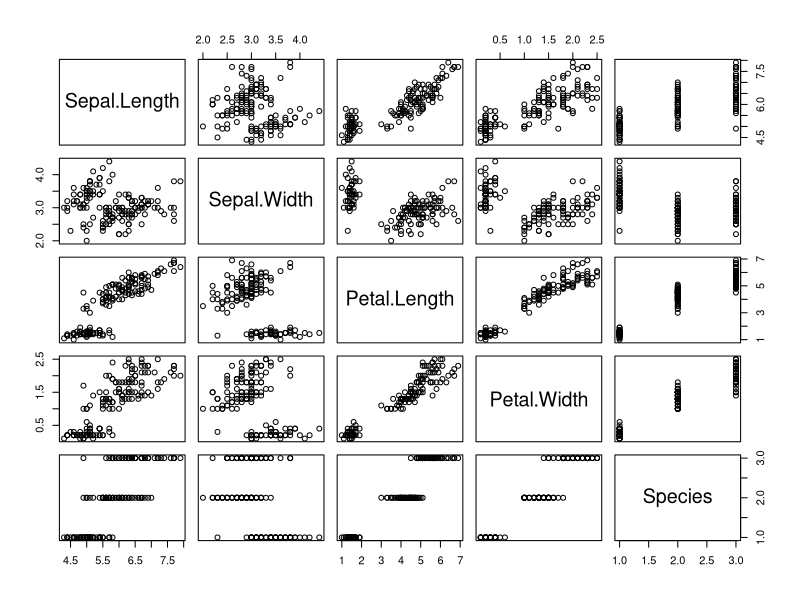
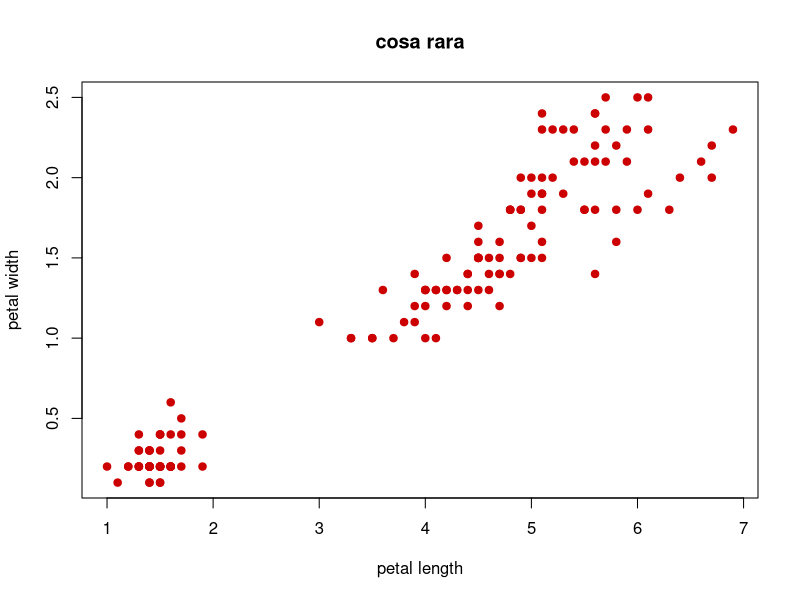
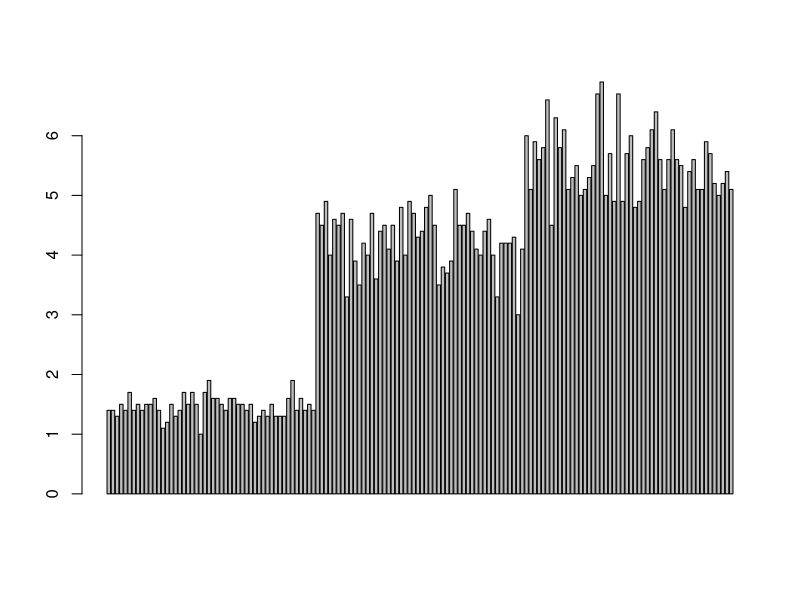
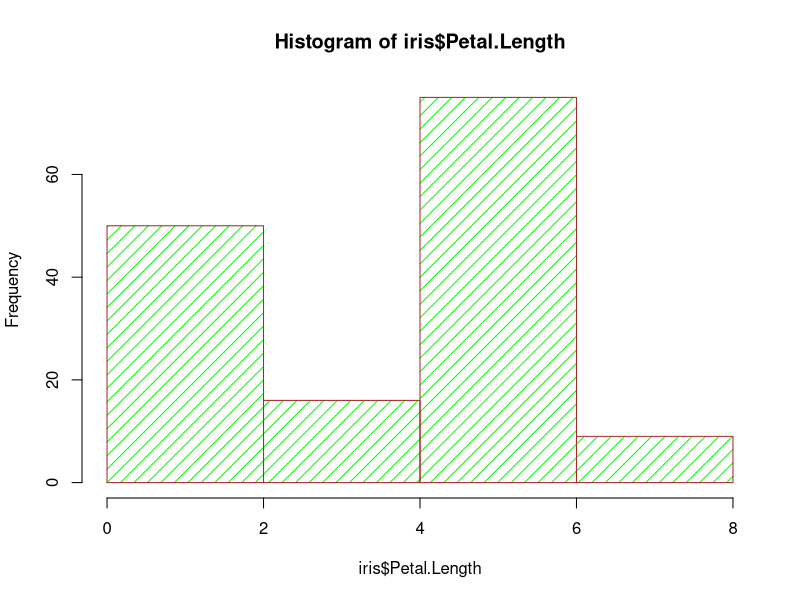
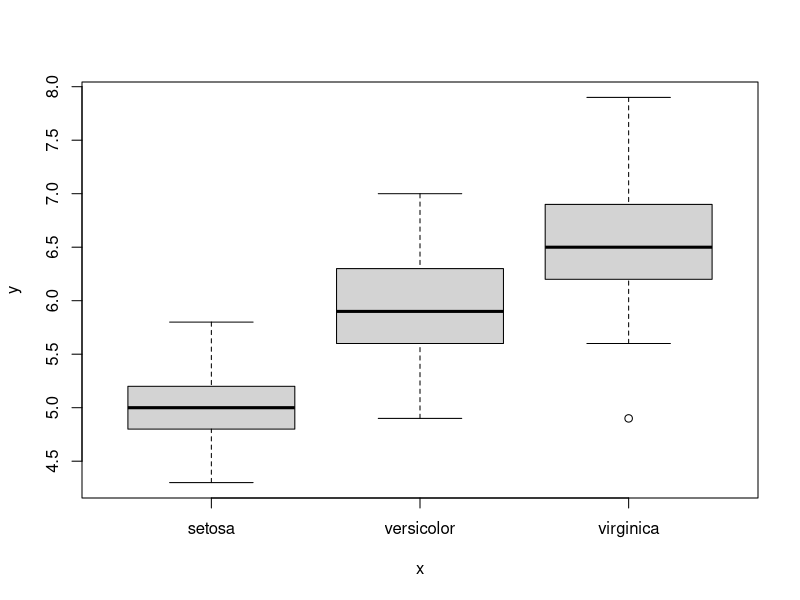
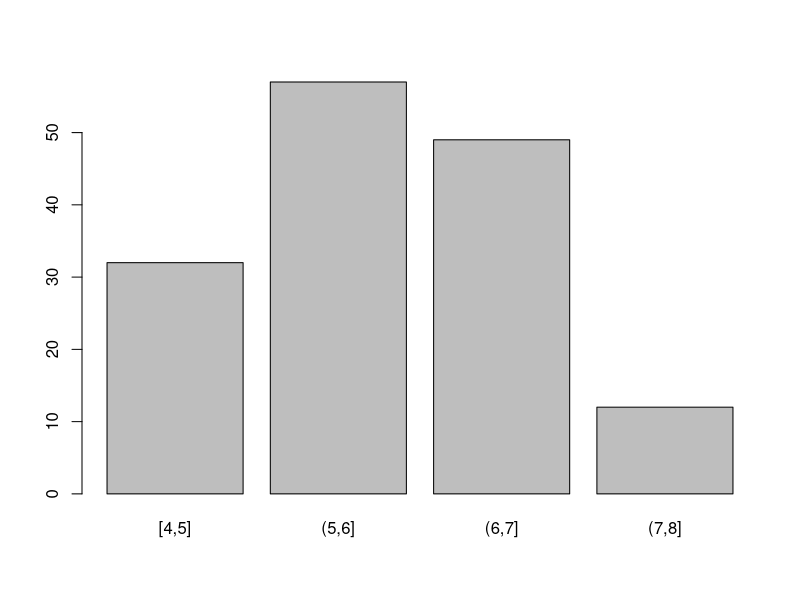

Recreate these plots in R, in order.
library(datasets)
library(modeest)

head(iris)
tail(iris)

?plot

plot(iris)

plot(iris$Petal.Length, iris$Petal.Width, 
     col= "#cc0000", 
     pch=19, 
     xlab = "petal length",
     ylab = "petal width",
     main= "cosa rara")


barplot(iris$Petal.Length)

tespecies<-table(iris$Species)

hist(iris$Petal.Length, breaks = c(0,2,4,6,8), density=10.5, col= "green", border= "brown")




table(iris$Sepal.Length, iris$Sepal.Width)

aggregate(iris$Sepal.Length~iris$Sepal.Width, iris, mean)

iris$Species

mean(iris$Sepal.Length[iris$Species=="setosa"])

mean(iris$Sepal.Length[iris$Species=="virginica"])

mean(iris$Sepal.Length[iris$Species=="versicolor"])


plot(iris$Species, iris$Sepal.Length)

sort(iris$Sepal.Length)

intervalosLongitud <- cut(iris$Sepal.Length, breaks=seq(4,8,1), include.lowest = TRUE, right= TRUE)

plot(intervalosLongitud)

mlv(iris$Species)

length(iris$Species[iris$Species=="setosa"])
